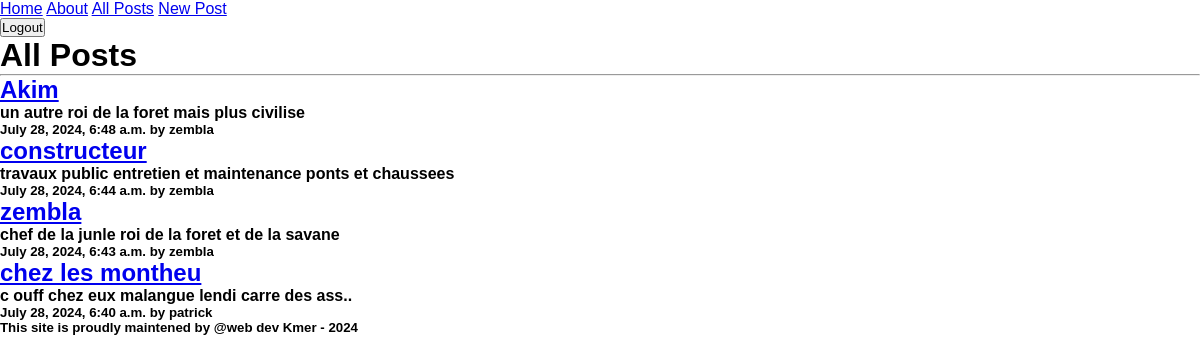
Screenshot of /posts/ (signed in) with the database file from the repository.
### posts/models.py (models this page shows, shortened)
class Post(models.Model):
    banner = models.ImageField(default='fallback.png', blank=True)
    title = models.CharField(max_length=128)
    body = models.TextField()
    slug = models.SlugField()
    date = models.DateTimeField(auto_now_add=True)
    author = models.ForeignKey(User, on_delete=models.CASCADE, default=None)

### posts/views.py (the view)
# urls.py: path('', views.posts_list, name='posts_list'),
@login_required(login_url='/users/login')
def posts_list(request):
    posts = Post.objects.all().order_by('-date')
    context = {
        'posts' : posts
    }
    return render(request, 'posts/posts_list.html', context)

### posts/templates/posts/posts_list.html (shortened to what this page needs)
{% extends 'layout.html' %}
{% block content %}
    <h1>All Posts</h1>
    <hr>
    {% for post in posts %}
    <article>
        <h2><a href="{% url 'post_detail' post.slug %}">{{ post.title }}</a></h2>
        <h4>{{ post.body }}</h4>
        <h5>{{ post.date }} by {{ post.author }}</h5>
    </article>
    {% endfor %}
{% endblock %}

### templates/layout.html (shortened to what this page needs)
{% load static %}
<!DOCTYPE html>
<html lang="en">
<head>
    <link rel="stylesheet" href="{% static 'css/styles.css' %}">
</head>
<body>
    <header>
        <nav>
            <a href="{% url 'home' %}">Home</a>
            <a href="{% url 'about' %}">About</a>
            {% if user.is_authenticated %}
            <a href="{% url 'posts_list' %}">All Posts</a>
            <a href="{% url 'post_new' %}">New Post</a>
            <form action="{% url 'logout_user' %}" method="POST">
                <button type="submit">Logout</button>
            </form>
            {% else %}
            <a href="{% url 'login_user' %}">Login</a>
            {% endif %}
        </nav>
    </header>
    <main>
        {% block content %}{% endblock %}
    </main>
    <footer>
        <h5>This site is proudly maintened by @web dev Kmer - 2024</h5>
    </footer>
</body>
</html>

### static/css/styles.css (style rules this page uses)
* { margin: 0; padding: 0; box-sizing: border-box; }
body { min-height: 100vh; font-family: 'Trebuchet MS', 'Lucida Sans Unicode', 'Lucida Grande', 'Lucida Sans', Arial, sans-serif; max-width: 1200px; margin: 0 auto; }

### rows the page displays
Post: title "Akim", body "un autre roi de la foret mais plus civilise", date "July 28, 2024, 6:48 a.m.", author "zembla"
Post: title "constructeur", body "travaux public entretien et maintenance ponts et chaussees", date "July 28, 2024, 6:44 a.m.", author "zembla"
Post: title "zembla", body "chef de la junle roi de la foret et de la savane", date "July 28, 2024, 6:43 a.m.", author "zembla"
Post: title "chez les montheu", body "c ouff chez eux malangue lendi carre des ass..", date "July 28, 2024, 6:40 a.m.", author "patrick"
